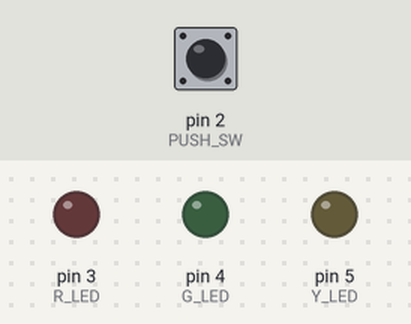
This sketch was run on a simulated Arduino Uno, built with avr-gcc and run on an emulated ATmega328P. On the bench: output pins drawn as LEDs (lit = HIGH). Inputs (shaded band) come from the test bench; at power-on: pin 2 (PUSH_SW) HIGH.

Above: at 0.8 s.
0.9 s: pin 2 (PUSH_SW) pulled LOW for 0.15 s
At 1.4 s:
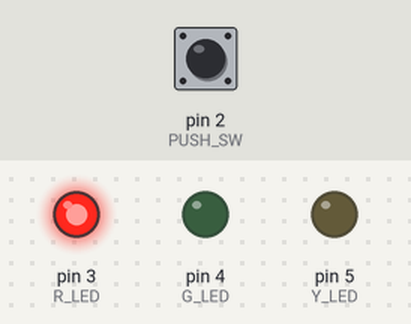
2.5 s: pin 2 (PUSH_SW) pulled LOW for 1 s
At 4.7 s:
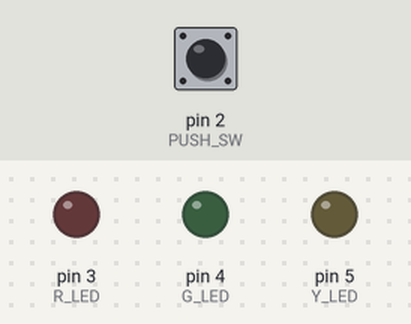
5.0 s: pin 2 (PUSH_SW) pulled LOW for 0.15 s
At 5.3 s:
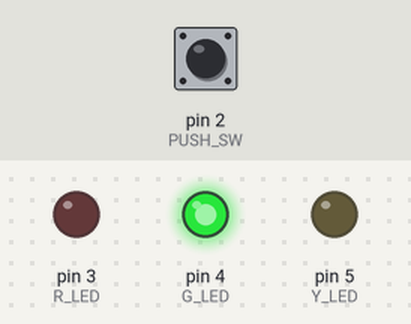
6.6 s: pin 2 (PUSH_SW) pulled LOW for 3.2 s
At 7.4 s:
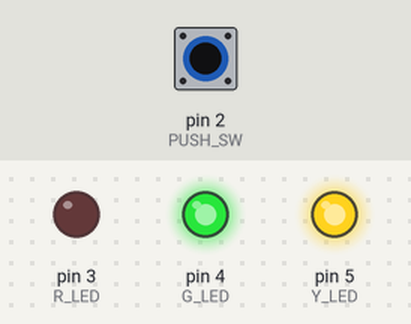
11.3 s: pin 2 (PUSH_SW) pulled LOW for 0.15 s
At 12.6 s:
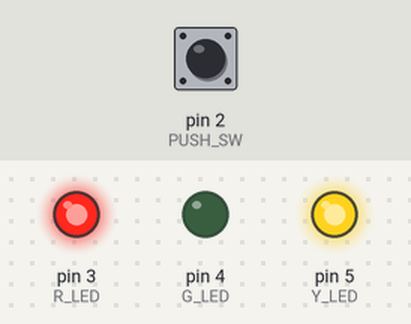
Timing chart, 0 to 13.9 s (numbered marks = the images above; inputs shaded):
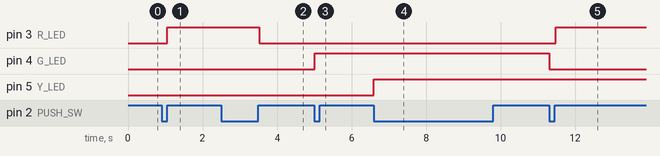

Measured:
- after the input at 0.9 s, pin 3 (R_LED): LOW → HIGH after 0.15 s
- after the input at 2.5 s, pin 3 (R_LED): HIGH → LOW after 1.0 s
- after the input at 5.0 s, pin 4 (G_LED): LOW → HIGH at once
- after the input at 6.6 s, pin 5 (Y_LED): LOW → HIGH at once
- after the input at 11.3 s, pin 3 (R_LED): LOW → HIGH after 0.18 s; pin 4 (G_LED): HIGH → LOW at once

The sketch:

LAB16Checkpoint1.ino
```cpp
#include <Arduino_FreeRTOS.h> //เรียกใช้คลังโปรแกรมสำหรับเรียกฟังก์ชัน Arduino_FreeRTOS.h
#define R_LED 3               //กำหนด PIN3 สำหรับแสดงแอลอีดี RED
#define G_LED 4               //กำหนด PIN4 สำหรับแสดงแอลอีดี GREEN
#define Y_LED 5               //กำหนด PIN5 สำหรับแสดงแอลอีดี YELLOW
#define PUSH_SW 2             //กำหนด PIN2 สำหรับรับค่าจากการกดปุ่มสวิตช์
int display = 0;              //ประกาศตัวแปร display สำหรับแสดงผลแอลอีดี
//if display=1 then turn on only Red LED
//if display=2 then turn on only Green LED
//if display=3 then turn on only Yellow LED

void setup() {
  //สร้าง Task 4 ฟังก์ชัน
  xTaskCreate(Read_Switch, "Read push button switch", 128, NULL, 1, NULL);
  xTaskCreate(Display_R_LED, "Red LED Task", 128, NULL, 1, NULL);
  xTaskCreate(Display_G_LED, "Green LED Task", 128, NULL, 1, NULL);
  xTaskCreate(Display_Y_LED, "Yellow LED Task", 128, NULL, 1, NULL);
  vTaskStartScheduler();  //Start the scheduler so the tasks start executing
}

void Display_R_LED(void *pvParameters)
//สร้าง Task Display_R_LED สำหรับ OUTPUT Red LED
{
  pinMode(R_LED, OUTPUT); //กำหนด PINMODE R_LED เป็น OUTPUT
  while (1)  {
    if (display == 1)     //ตรวจสอบว่าค่าในตัวแปร display เท่ากับ 1 หรือไม่ ?
      digitalWrite(R_LED, HIGH);  //ถ้าค่าในตัวแปร display เท่ากับ 1 แอลอีดีสีแดงสว่าง
    else                          //ถ้าค่าในตัวแปร display ไม่เท่ากับ 1
      digitalWrite(R_LED, LOW);   //--แอลอีดีสีแดงดับ
  }
}

void Display_G_LED(void *pvParameters)
//สร้าง Task Display_G_LED สำหรับ OUTPUT Green LED
{
  pinMode(G_LED, OUTPUT);   //กำหนด PINMODE G_LED เป็น OUTPUT
  while (1)  {
    if (display == 2)       //ตรวจสอบว่าค่าในตัวแปร display เท่ากับ 2 หรือไม่ ?
      digitalWrite(G_LED, HIGH);  //ถ้าค่าในตัวแปร display เท่ากับ 2 แอลอีดีสีเขียวสว่าง
    else                          //ถ้าค่าในตัวแปร display ไม่เก่ากับ 2
      digitalWrite(G_LED, LOW);   //--แอลอีดีสีเขียวดับ
  }
}


void Display_Y_LED(void *pvParameters)
//สร้าง Task Display_Y_LED สำหรับ OUTPUT Yellow LED
{
  pinMode(Y_LED, OUTPUT);   //กำหนด PINMODE Y_LED เป็น OUTPUT
  while (1)  {
    if (display == 3)       //ตรวจสอบว่าค่าในตัวแปร display เท่ากับ 3 หรือไม่ ?
      digitalWrite(Y_LED, HIGH);  //ถ้าค่าในตัวแปร display เท่ากับ 3 แอลอีดีสีเหลืองสว่าง
    else                          //ถ้าค่าในตัวแปร display ไม่เก่ากับ 3
      digitalWrite(Y_LED, LOW);   //--แอลอีดีสีเหลืองดับ
  }
}

void Read_Switch(void *pvParameters)
//สร้าง Task Display_Y_LED สำหรับอ่านค่าจากการกดปุ่มสวิตช์
{
  pinMode(PUSH_SW, INPUT);                  //กำหนด PINMODE PUSH_SW เป็น INPUT
  while (1)  {
    int sw_status = digitalRead(PUSH_SW);   //ประกาศตัวแปร sw_status เพื่อเก็บค่าการกดปุ่มสวิตช์
    if (sw_status == LOW)
    {
      vTaskDelay(pdMS_TO_TICKS(10));
      sw_status = digitalRead(PUSH_SW);
      if (sw_status == LOW)                   //ตรวจสอบว่ามีการกดปุ่มสวิตช์หรือไม่ ?
      {
        while (sw_status == LOW)
        {
          sw_status = digitalRead(PUSH_SW);
        }
        display++;                           //ตรวจสอบพบว่ามีการกดปุ่มสวิตช์ เพิ่มค่าในตัวแปร display ขึ้นหนึ่งค่า
        if (display > 3)                     //ตรวจสอบว่าค่าในตัวแปร display มากกว่า 3 หรือไม่ ?
          display = 0;                       //ถ้าค่าในตัวแปร display มากกว่า 3
                                             //--ให้กำหนดค่าในตัวแปร display เท่ากับ 0
      }
    }
  }
}
void loop() {}
```
